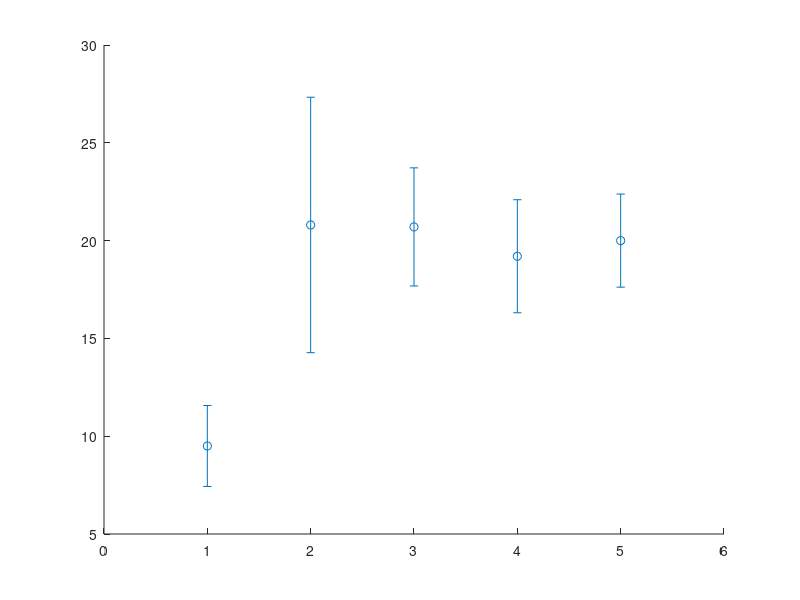

Recreate this plot in MATLAB. (Note: this script raises an error after producing the figure.)
clc;clear; close all
%% Result 1 Block
% Static-only and mobile-only performance benchmarks for 1-, 2-, and 3-defense configurations

% Static data
result1_static_labels = {'1 SD (Origin)', '1 SD (N)', '1 SD (S)', '1 SD (E)', '1 SD (W)', ...
    '2 SD (N/S)', '2 SD (E/W)', '3 SD (Tri.)', '3 SD (30° Offset)'};
result1_static_dsr    = [9.50, 20.80, 20.70, 19.20, 20.00, 40.50, 40.20, 66.27, 62.30];
result1_static_std    = [2.07, 6.53, 3.02, 2.89, 2.38, 7.02, 4.77, 4.03, 2.76];
result1_static_ci_low = [7.75, 18.32, 18.23, 16.80, 17.56, 37.44, 37.14, 62.76, 59.21];
result1_static_ci_up  = [11.49, 23.45, 23.35, 21.78, 22.62, 43.62, 43.31, 69.65, 65.31];

% Mobile data
result1_mobile_labels = {'1 MD (Origin)', '1 MD (N)', '1 MD (S)', '1 MD (E)', '1 MD (W)', ...
    '2 MD (N/S)', '2 MD (E/W)', '3 MD (Tri.)', '3 MD (30° Offset)'};
result1_mobile_dsr    = [87.90, 81.60, 81.20, 82.40, 85.10, 89.30, 83.60, 93.70, 93.30];
result1_mobile_std    = [2.20, 2.80, 1.80, 1.97, 1.48, 1.31, 2.54, 1.49, 1.04];
result1_mobile_ci_low = [85.72, 79.06, 78.64, 79.90, 82.74, 87.22, 81.16, 92.01, 91.57];
result1_mobile_ci_up  = [89.86, 83.96, 83.58, 84.71, 87.25, 91.15, 85.84, 95.13, 94.77];

% Plot for result 1 static data
figure(1);
hold on;

% Plot Static 1-effector data
errorbar((1:5), result1_static_dsr(1:5), result1_static_std(1:5), 'o', ...
    'Color', [0.6350 0.0780 0.1840], 'MarkerFaceColor', [0.6350 0.0780 0.1840], ...
    'DisplayName', '1 Static Defense');

% Plot Static 2-effector data
errorbar((6:7), result1_static_dsr(6:7), result1_static_std(6:7), 's', ...
    'Color', [0.6350 0.0780 0.1840], 'MarkerFaceColor', [0.6350 0.0780 0.1840], ...
    'DisplayName', '2 Static Defenses');

% Plot Static 3-effector data
errorbar((8:9), result1_static_dsr(8:9), result1_static_std(8:9), 'd', ...
    'Color', [0.6350 0.0780 0.1840], 'MarkerFaceColor', [0.6350 0.0780 0.1840], ...
    'DisplayName', '3 Static Defenses');

%% Result 2 Block
% Mobile-only benchmark with new track/kill probabilities & defense speed

% Mobile data
result2_mobile_labels = { '1 MD (Origin)', '1 MD (N)', '1 MD (S)', '1 MD (E)', '1 MD (W)', ...
    '2 MD (N/S)', '2 MD (E/W)', '3 MD (Tri.)', '3 MDe (30° Offset)' };
result2_mobile_dsr = [41.00, 35.10, 36.40, 33.90, 34.40, 46.10, 48.00, 52.50, 53.40];
result2_mobile_std = [2.10, 4.61, 2.20, 3.49, 3.37, 2.31, 4.28, 5.17, 3.55];
result2_mobile_ci_low = [37.93, 32.14, 33.41, 30.97, 31.46, 42.98, 44.86, 49.35, 50.25];
result2_mobile_ci_up = [44.12, 38.15, 39.47, 36.93, 37.44, 49.25, 51.15, 55.63, 56.53];


% Plot for result 2 mobile data
figure(1);
hold on;

% Plot Mobile 1-MD data (indices 1 to 5)
errorbar((1:5), result2_mobile_dsr(1:5), result2_mobile_std(1:5), 'o', ...
    'Color', [0 0.4470 0.7410], 'MarkerFaceColor', [0 0.4470 0.7410], ...
    'DisplayName', '1 Mobile Defense');

% Plot Mobile 2-MD data (indices 6 to 7)
errorbar((6:7), result2_mobile_dsr(6:7), result2_mobile_std(6:7), 's', ...
    'Color', [0 0.4470 0.7410], 'MarkerFaceColor', [0 0.4470 0.7410], ...
    'DisplayName', '2 Mobile Defenses');

% Plot Mobile 3-MD data (indices 8 to 9)
errorbar((8:9), result2_mobile_dsr(8:9), result2_mobile_std(8:9), 'd', ...
    'Color', [0 0.4470 0.7410], 'MarkerFaceColor', [0 0.4470 0.7410], ...
    'DisplayName', '3 Mobile Defenses');

% Make a label for combined results
result12_combined_labels = {'1 Defense (Origin)', '1 Defense (N)', '1 Defense (S)', '1 Defense (E)', '1 Defense (W)', ...
    '2 Defenses (N/S)', '2 Defenses (E/W)', '3 Defenses (Tri.)', '3 Defenses (30° Offset)'};

% Define x-axis labels using the combined results
set(gca, 'XTick', 1:9, 'XTickLabel', result12_combined_labels);
xtickangle(45);

% Add labels, title, and legend for combined results
xlabel('Defense Setup Type','fontweight','bold');
ylabel('Defense Success Rate (%)','fontweight','bold');
title('Defense Success Rate for Mobile- and Static-Only Defense Setups, 500 Units from Origin');
legend('Location', 'Northwest');
ylim([0 100]);
xlim([0.5, 9.5]);
grid on;
hold off;

%% Result 4 Block
% Study of mixed mobile & static defense types

% Mixed defenses -  4
result4_4eff_labels    = { 'Square (on/off)', 'Square (Bias)', 'SD Tri, Center MD', ...
    'MD Tri, Center SD'};
result4_4eff_dsr       = [77.60, 75.20, 77.80, 58.60];
result4_4eff_std        = [2.75, 2.96, 3.42, 3.44];
result4_4eff_ci_low     = [74.89, 72.40, 75.09, 55.48];
result4_4eff_ci_up      = [80.15, 77.85, 80.34, 61.67];

% Mixed defenses -  5
result4_5eff_labels    = { 'Pentagon (3 SD on/off)', 'Pentagon (3 MD on/off)', 'Pentagon (3 SD Bias)', 'Pentagon (3 MD Bias)' };
result4_5eff_dsr        = [83.80, 76.60, 78.60, 80.40];
result4_5eff_std        = [1.76, 2.77, 3.50, 2.54];
result4_5eff_ci_low     = [81.37, 73.85, 75.93, 77.80];
result4_5eff_ci_up      = [86.03, 79.19, 81.10, 82.82];

% Mixed defenses -  6
result4_6eff_labels    = { 'Hexagon (on/off)', 'Hexagon (Bias)' };
result4_6eff_dsr        = [85.90, 82.20];
result4_6eff_std        = [1.98, 4.78];
result4_6eff_ci_low     = [83.59, 79.69];
result4_6eff_ci_up      = [88.00, 84.52];


% Combine x-axis labels for all groups
result4_combined_labels = [result4_4eff_labels, result4_5eff_labels, result4_6eff_labels];

figure(2);
hold on;

% Plot 4-defense data
errorbar(1:4, result4_4eff_dsr, result4_4eff_std, 'o', 'LineStyle', 'none', ...
    'Color', [0.9290 0.6940 0.1250], 'MarkerFaceColor', [0.9290 0.6940 0.1250], ...
    'DisplayName', '4 Defenses');

% Plot 5-defense data
errorbar(5:8, result4_5eff_dsr, result4_5eff_std, 's', 'LineStyle', 'none', ...
    'Color', [0.4940 0.1840 0.5560], 'MarkerFaceColor', [0.4940 0.1840 0.5560], ...
    'DisplayName', '5 Defenses');

% Plot 6-defense data
errorbar(9:10, result4_6eff_dsr, result4_6eff_std, 'd', 'LineStyle', 'none', ...
    'Color', [0.4660 0.6740 0.1880], 'MarkerFaceColor', [0.4660 0.6740 0.1880], ...
    'DisplayName', '6 Defenses');

% Set x-axis labels and adjust margin
set(gca, 'XTick', 1:12, 'XTickLabel', result4_combined_labels);
xtickangle(45);
xlim([0.5, 10.5]);

% Add labels, title, and legend
xlabel('Defense Setup Type','fontweight','bold');
ylabel('Defense Success Rate (%)','fontweight','bold');
title('Defense Success Rate of Mixed-Defense Setups, 500 Units from Origin');
legend('Location', 'Southeast');
ylim([30 100])
grid on;
hold off;

%% Result 5 block
% Full distance study to see how it impacts test setsups of 3 MD or 3 SD defenses

% Distance values
result5_distance = 100:100:1000;

% Static data
result5_static_dsr    = [56.90, 55.70, 56.40, 61.00, 66.27, 68.10, 68.30, 67.90, 66.40, 67.40];
result5_static_std    = [3.87, 3.76, 2.69, 5.62, 4.03, 3.45, 2.83, 3.97, 2.46, 4.11];
result5_static_ci_low = [53.76, 52.56, 53.26, 57.90, 62.76, 65.11, 65.32, 64.91, 63.38, 64.40];
result5_static_ci_up  = [60.00, 58.81, 59.50, 64.04, 69.65, 70.98, 71.18, 70.79, 69.33, 70.30];

% Mobile data
result5_mobile_dsr    = [44.60, 47.70, 50.90, 52.70, 52.50, 57.90, 61.80, 57.80, 54.20, 54.50];
result5_mobile_std    = [3.86, 2.71, 4.07, 2.55, 5.17, 5.25, 4.51, 3.01, 3.86, 2.24];
result5_mobile_ci_low = [41.49, 44.56, 47.75, 49.55, 49.35, 54.77, 58.71, 54.67, 51.05, 51.35];
result5_mobile_ci_up  = [47.74, 50.85, 54.04, 55.83, 55.63, 60.98, 64.82, 60.88, 57.32, 57.62];

figure(3);
hold on

% Plot(s) for result 5 data
% Plot Static DSR with error bars
errorbar(result5_distance, result5_static_dsr, result5_static_std, 'o', ...
    'Color', [0.6350 0.0780 0.1840], 'MarkerFaceColor', [0.6350 0.0780 0.1840], ...
    'DisplayName', '3 Static Defenses');

% Plot Mobile DSR with error bars
errorbar(result5_distance, result5_mobile_dsr, result5_mobile_std, 's', ...
    'Color', [0 0.4470 0.7410], 'MarkerFaceColor', [0 0.4470 0.7410], ...
    'DisplayName', '3 Mobile Defenses');

% Labels, title, and legend
xlabel('Distance from Origin (units)','fontweight','bold');
ylabel('Defense Success Rate (%)','fontweight','bold');
title('Defense Success Rate of 3-Defense Setups with Increasing Distance from Origin');
legend('Location', 'Northwest');
grid on;
ylim([30 100]);
xlim([50 1050]);
hold off;


%% Result 6 Block
% Combines results 4 and 5 to find the best defense setups

% Mixed defenses & optimal distance -  5
result6_pentagon_labels      = {'5 - Pentagon, SD Tri', '5 - Pentagon, SD Tri'};
result6_pentagon_SD_distance = [500, 700];
result6_pentagon_MD_distance = [500, 700];
result6_pentagon_dsr         = [83.80, 89.50];
result6_pentagon_std         = [1.76, 1.57];
result6_pentagon_ci_low      = [81.37, 87.43];
result6_pentagon_ci_up       = [86.03, 91.33];

% Mixed defenses & optimal distance -  6
result6_hexagon_labels      = {'Hexagon - on/off', 'Hexagon - on/off'};
result6_hexagon_SD_distance = [500, 700];
result6_hexagon_MD_distance = [500, 700];
result6_hexagon_dsr         = [85.90, 90.50];
result6_hexagon_std         = [1.98, 3.78];
result6_hexagon_ci_low      = [83.59, 88.51];
result6_hexagon_ci_up       = [88.00, 92.25];

% Plot(s) for result 6 data
figure(4);
hold on;

% Group 1: Result 4 5-defense data (4 points)
x1 = 1;
errorbar(x1, result4_5eff_dsr(1), result4_5eff_std(1), 's', 'LineStyle', 'none', ...
    'Color', [0.4940 0.1840 0.5560], 'MarkerFaceColor', [0.4940 0.1840 0.5560], ...
    'DisplayName', 'Pentagon (500)');

% Group 2: Result 6 5-defense data (2 points)
x2 = 2;
errorbar(x2, result6_pentagon_dsr(2), result6_pentagon_std(2), 's', 'LineStyle', 'none', ...
    'Color', [0.3010 0.7450 0.9330], 'MarkerFaceColor', [0.3010 0.7450 0.9330], ...
    'DisplayName', 'Optimal Pentagon (700)');

% Group 3: Result 4 6-defense data (2 points)
x3 = 3;
errorbar(x3, result4_6eff_dsr(1), result4_6eff_std(1), 'd', 'LineStyle', 'none', ...
    'Color', [0.4660 0.6740 0.1880], 'MarkerFaceColor', [0.4660 0.6740 0.1880], ...
    'DisplayName', 'Hexagon (500)');

% Group 4: Result 6 6-defense data (2 points)
x4 = 4;
errorbar(x4, result6_hexagon_dsr(2), result6_hexagon_std(2), 'd', 'LineStyle', 'none', ...
    'Color', [0.3010 0.7450 0.9330], 'MarkerFaceColor', [0.3010 0.7450 0.9330], ...
    'DisplayName', 'Optimal Hexagon (700)');

% Create custom x-axis tick labels to identify each group.
group_labels = { 'Pentagon (3 SD on/off)', ...
                 'Optimal Pentagon (3 SD on/off)', ...
                 'Hexagon (on/off)', ...
                 'Optimal Hexagon (on/off)'};
set(gca, 'XTick', 1:10, 'XTickLabel', group_labels);
xtickangle(45);

xlabel('Defense Setup Type','fontweight','bold');
ylabel('Defense Success Rate (%)','fontweight','bold');
title('Optimization of Mixed Defense Setups by Origin Distance');
legend('Location','Northwest');
grid on;
xlim([0.5 4.5]);
ylim([80 100])
hold off;